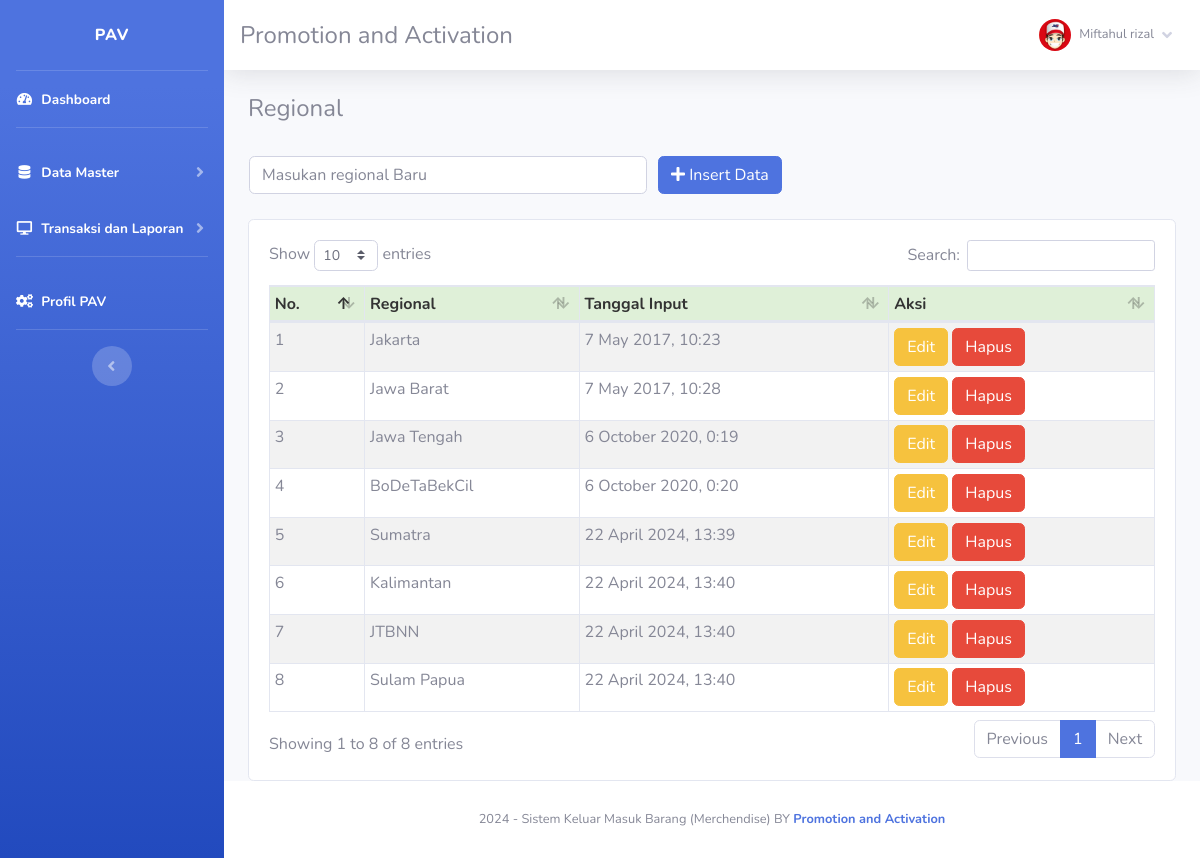
Screenshot of /index.php?page=regional (signed in) with the database file from the repository.
### tables this page shows
CREATE TABLE `member` (
  `id_member` int(11) NOT NULL,
  `nm_member` varchar(255) NOT NULL,
  `alamat_member` text NOT NULL,
  `telepon` varchar(255) NOT NULL,
  `email` varchar(255) NOT NULL,
  `gambar` text NOT NULL,
  `NIK` text NOT NULL
);

CREATE TABLE `regional` (
  `id_regional` int(11) NOT NULL,
  `nama_regional` varchar(255) NOT NULL,
  `tgl_input` varchar(255) NOT NULL
);

### fungsi/view/view.php (called while the page is built, shortened)
<?php
class view
{
    protected $db;
    public function __construct($db)
    {
        $this->db = $db;
    }
    public function member_edit($id)
    {
        $sql = "select member.*, login.*
                from member inner join login on member.id_member = login.id_member
                where member.id_member= ?";
        $row = $this-> db -> prepare($sql);
        $row -> execute(array($id));
        $hasil = $row -> fetch();
        return $hasil;
    }
    public function regional()
    {
        $sql = "select*from regional";
        $row = $this-> db -> prepare($sql);
        $row -> execute();
        $hasil = $row -> fetchAll();
        return $hasil;
    }
}

### admin/module/regional/index.php (the view, shortened to what this page needs)
<h4>Regional</h4>
<br />
<?php
	if(!empty($_GET['uid'])){
	$sql = "SELECT * FROM regional WHERE id_regional = ?";
	$row = $config->prepare($sql);
	$row->execute(array($_GET['uid']));
	$edit = $row->fetch();
?>
<form method="POST" action="fungsi/edit/edit.php?regional=edit">
    <table>
        <tr>
            <td style="width:25pc;"><input type="text" class="form-control" value="<?= $edit['nama_regional'];?>"
                    required name="regional" placeholder="Masukan regional Baru">
                <input type="hidden" name="id" value="<?= $edit['id_regional'];?>">
            </td>
            <td style="padding-left:10px;"><button id="tombol-simpan" class="btn btn-primary"><i class="fa fa-edit"></i>
                    Ubah Data</button></td>
        </tr>
    </table>
</form>
<?php }else{?>
<form method="POST" action="fungsi/tambah/tambah.php?regional=tambah">
    <table>
        <tr>
            <td style="width:25pc;"><input type="text" class="form-control" required name="regional"
                    placeholder="Masukan regional Baru"></td>
            <td style="padding-left:10px;"><button id="tombol-simpan" class="btn btn-primary"><i class="fa fa-plus"></i>
                    Insert Data</button></td>
        </tr>
    </table>
</form>
<?php }?>
<br />
<div class="card card-body">
    <div class="table-responsive">
        <table class="table table-bordered table-striped table-sm" id="example1">
            <thead>
                <tr style="background:#DFF0D8;color:#333;">
                    <th>No.</th>
                    <th>Regional</th>
                    <th>Tanggal Input</th>
                    <th>Aksi</th>
                </tr>
            </thead>
            <tbody>
                <?php
				$hasil_1 = $lihat -> regional();
				$no=1;
				foreach($hasil_1 as $isi){
			?>
                <tr>
                    <td><?php echo $no;?></td>
                    <td><?php echo $isi['nama_regional'];?></td>
                    <td><?php echo $isi['tgl_input'];?></td>
                    <td>
                        <a href="index.php?page=regional&uid=<?php echo $isi['id_regional'];?>"><button
                                class="btn btn-warning">Edit</button></a>
                        <a href="fungsi/hapus/hapus.php?regional=hapus&id=<?php echo $isi['id_regional'];?>"
                            onclick="javascript:return confirm('Hapus Data Kategori ?');"><button
                                class="btn btn-danger">Hapus</button></a>
                    </td>
                </tr>
                <?php $no++; }?>
            </tbody>
        </table>
    </div>
</div>

### admin/template/sidebar.php (shortened to what this page needs)
<?php
    $id = $_SESSION['admin']['id_member'];
    $hasil_profil = $lihat -> member_edit($id);
?>
<ul class="navbar-nav bg-gradient-primary sidebar sidebar-dark accordion" id="accordionSidebar">
    <a class="sidebar-brand d-flex align-items-center justify-content-center" href="index.php">
        <div class="sidebar-brand-text mx-3">PAV<sup></sup></div>
    </a>
    <hr class="sidebar-divider my-0">
    <li class="nav-item active">
        <a class="nav-link" href="index.php">
            <i class="fas fa-fw fa-tachometer-alt"></i>
            <span>Dashboard</span></a>
    </li>
    <hr class="sidebar-divider">
    <li class="nav-item active">
        <a class="nav-link collapsed" href="#" data-toggle="collapse" data-target="#collapseTwo" aria-expanded="true"
            aria-controls="collapseTwo">
            <i class="fas fa-fw fa-database"></i>
            <span>Data Master</span>
        </a>
    </li>
    <li class="nav-item active">
        <a class="nav-link collapsed" href="#" data-toggle="collapse" data-target="#collapse3" aria-expanded="true"
            aria-controls="collapse3">
            <i class="fas fa-fw fa-desktop"></i>
            <span>Transaksi dan Laporan</span>
        </a>
    </li>
    <hr class="sidebar-divider">
    <li class="nav-item active">
        <a class="nav-link" href="index.php?page=pengaturan">
            <i class="fas fa-fw fa-cogs"></i>
            <span>Profil PAV</span></a>
    </li>
    <hr class="sidebar-divider d-none d-md-block">
    <div class="text-center d-none d-md-inline">
        <button class="rounded-circle border-0" id="sidebarToggle"></button>
    </div>
</ul>
<div id="content-wrapper" class="d-flex flex-column">
    <div id="content">
        <nav class="navbar navbar-expand navbar-light bg-white topbar mb-4 static-top shadow">
            <h4 class="d-lg-block d-none mt-2">Promotion and Activation</h4>
            <ul class="navbar-nav ml-auto">
                <li class="nav-item dropdown no-arrow">
                    <a class="nav-link dropdown-toggle" href="#" id="userDropdown" role="button" data-toggle="dropdown"
                        aria-haspopup="true" aria-expanded="false">
                        <img class="img-profile rounded-circle"
                            src="assets/img/user/<?php echo $hasil_profil['gambar'];?>">
                        <span
                            class="mr-2 d-none d-lg-inline text-gray-600 small ml-2"><?php echo $hasil_profil['nm_member'];?></span>
                        <i class="fas fa-angle-down"></i>
                    </a>
                </li>
            </ul>
        </nav>
        <div class="container-fluid">

### rows the page displays
regional: nama_regional "Jakarta", tgl_input "7 May 2017, 10:23"
regional: nama_regional "Jawa Barat", tgl_input "7 May 2017, 10:28"
regional: nama_regional "Jawa Tengah", tgl_input "6 October 2020, 0:19"
regional: nama_regional "BoDeTaBekCil", tgl_input "6 October 2020, 0:20"
regional: nama_regional "Sumatra", tgl_input "22 April 2024, 13:39"
regional: nama_regional "Kalimantan", tgl_input "22 April 2024, 13:40"
regional: nama_regional "JTBNN", tgl_input "22 April 2024, 13:40"
regional: nama_regional "Sulam Papua", tgl_input "22 April 2024, 13:40"

### other values shown
$hasil_profil['nm_member'] "Miftahul rizal"
